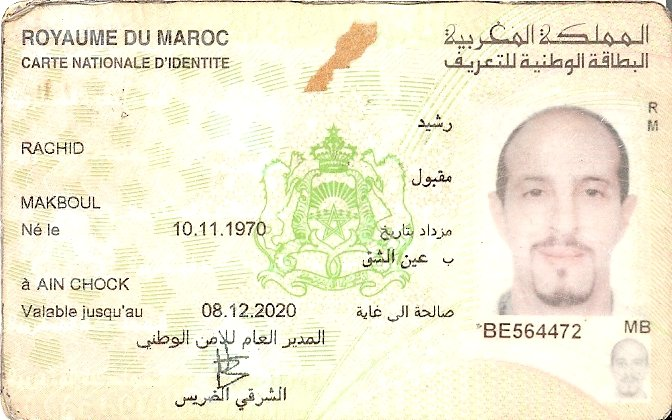
#> input picture Models_ML/Carte.jpg, 672 x 420 px
$ python OCR_model.py
#> lines starting #> are read from the running program, lines starting #| are printed output that depends on the picture; after the words box and inside, x2 and y2 are one past the last pixel; in counts of white or black regions, pixels touching at a corner belong together
import cv2
import pytesseract
import matplotlib.pyplot as plt

# Charger l'image
image = cv2.imread('Carte.jpg')
#> image is the input picture: shape (420, 672, 3); mean B, G, R 212, 236.8, 240.9

# Convertir en niveaux de gris
gray = cv2.cvtColor(image, cv2.COLOR_BGR2GRAY)
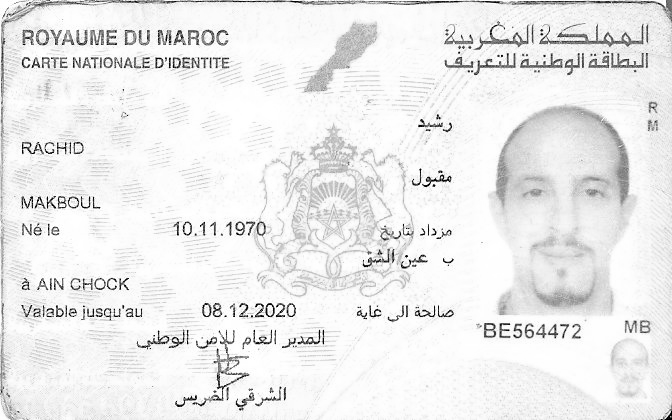
#> gray: shape (420, 672); min 0, max 255, mean 235.2

# Appliquer la binarisation
_, binary_image = cv2.threshold(gray, 128, 255, cv2.THRESH_BINARY_INV)
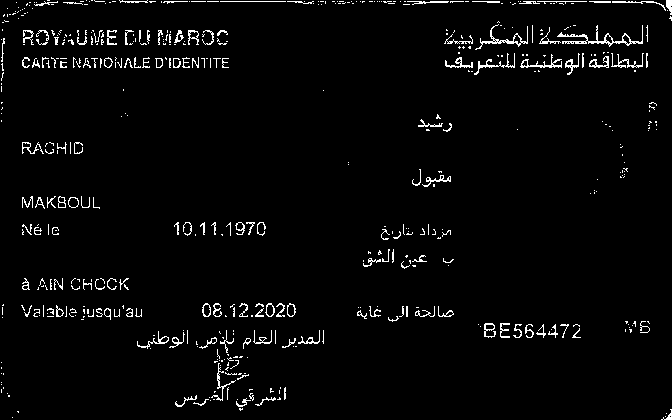
#> binary_image: shape (420, 672); 3% white in thin lines or dots

# Trouver les contours
contours, _ = cv2.findContours(binary_image, cv2.RETR_EXTERNAL, cv2.CHAIN_APPROX_SIMPLE)
#> contours = 510 contours, 459 with area under 20; largest, box (x1, y1, x2, y2) and area: (557, 25, 643, 47) 285, (475, 24, 528, 50) 167, (520, 54, 562, 68) 102, (589, 56, 609, 68) 88, (265, 303, 275, 317) 87

# Parcourir les contours
for contour in contours:
    # Ignorer les petits contours
    if cv2.contourArea(contour) > 100:
        # Dessiner un rectangle autour de la zone de texte détectée
        x, y, w, h = cv2.boundingRect(contour)
        cv2.rectangle(image, (x, y), (x + w, y + h), (0, 255, 0), 2)
#> this loop made 510 passes
#> (x, y, w, h) on passes 324, 409, 413: (520, 54, 42, 14), (557, 25, 86, 22), (475, 24, 53, 26)
#> contour on passes 1, 2, 3, 4, 7, 8: [[12, 417]], [[665, 416]], [[666, 413]], [[17, 411], [18, 412], [18, 411]], [[210, 400]], [[237, 399]]
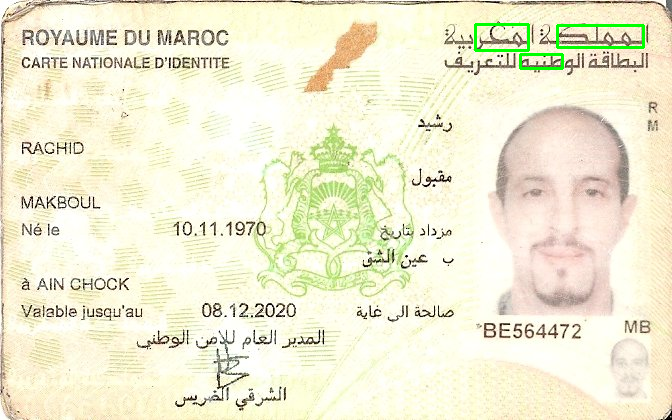
#> image: shape (420, 672, 3); 0.51% of pixels changed, all inside (x1, y1, x2, y2) = (474, 23, 645, 70)

# Afficher l'image avec les zones de texte détectées en utilisant matplotlib
plt.imshow(cv2.cvtColor(image, cv2.COLOR_BGR2RGB))
plt.title('Text Detection')
plt.show()
